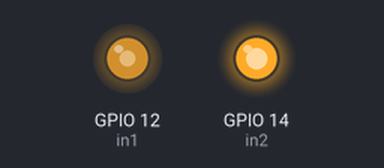
Recording of a program running on a simulated ESP32 board running MicroPython. On the bench: output pins drawn as LEDs (lit = HIGH). At 0.0 s the program stops and its outputs stay as they are.

Above: at 0.1 s.
Timing chart, 0 to 1.5 s (numbered marks = the images above):
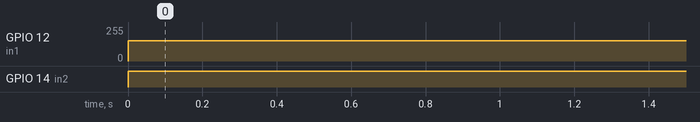

Measured:
- by itself, GPIO 12 (in1): 0/255 → 153/255 at 0.00 s
- by itself, GPIO 14 (in2): LOW → HIGH at 0.00 s

The program:

change_temp.py
```python
from machine import Pin, PWM
import time

class DRV8873:
    def __init__(self):
        self.in1 = PWM(Pin(12))
        self.in1.freq(50000) # 频率50千赫兹
        self.in1.duty(512) # 占空比0~1023，对应0~100%

        self.in2 = Pin(14, Pin.OUT)

    def mode(self, heat=1):
        self.in2.value(heat)

    def set_power(self, power):
        power = max(-100, min(100, power))

        if power > 0:
            self.mode(1)
            duty = int(power * 10.23)
        elif power < 0:
            self.mode(0)
            duty = int(- power * 10.23)
        else:
            duty = 0

        self.in1.duty(duty)

if __name__ == "__main__":
    temp_ctl = DRV8873()

    temp_ctl.set_power(60)
```
